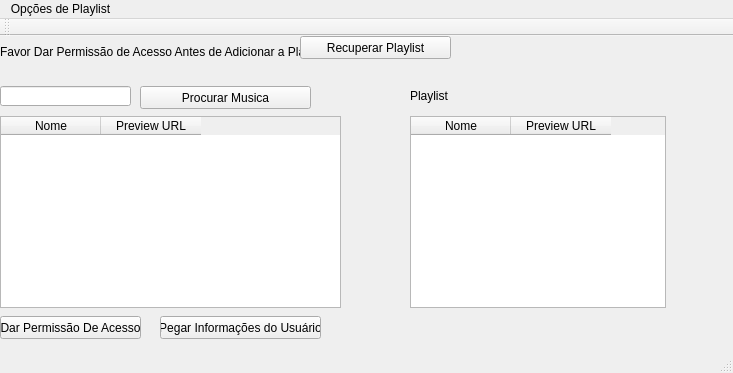
<?xml version="1.0" encoding="UTF-8"?>
<ui version="4.0">
 <class>MainWindow</class>
 <widget class="QMainWindow" name="MainWindow">
  <property name="geometry">
   <rect>
    <x>0</x>
    <y>0</y>
    <width>733</width>
    <height>373</height>
   </rect>
  </property>
  <property name="windowTitle">
   <string>MainWindow</string>
  </property>
  <widget class="QWidget" name="centralWidget">
   <widget class="QPushButton" name="permissionButton">
    <property name="geometry">
     <rect>
      <x>0</x>
      <y>280</y>
      <width>141</width>
      <height>23</height>
     </rect>
    </property>
    <property name="text">
     <string>Dar Permissão De Acesso</string>
    </property>
   </widget>
   <widget class="QLabel" name="label">
    <property name="geometry">
     <rect>
      <x>0</x>
      <y>0</y>
      <width>321</width>
      <height>31</height>
     </rect>
    </property>
    <property name="text">
     <string>Favor Dar Permissão de Acesso Antes de Adicionar a Playlist</string>
    </property>
   </widget>
   <widget class="QPushButton" name="retrieveUserInfoButton">
    <property name="geometry">
     <rect>
      <x>160</x>
      <y>280</y>
      <width>161</width>
      <height>23</height>
     </rect>
    </property>
    <property name="text">
     <string>Pegar Informações do Usuário</string>
    </property>
   </widget>
   <widget class="QPushButton" name="recoverUserPlaylist">
    <property name="geometry">
     <rect>
      <x>300</x>
      <y>0</y>
      <width>151</width>
      <height>23</height>
     </rect>
    </property>
    <property name="text">
     <string>Recuperar Playlist</string>
    </property>
   </widget>
   <widget class="QTableWidget" name="tableWidget">
    <property name="geometry">
     <rect>
      <x>0</x>
      <y>80</y>
      <width>341</width>
      <height>192</height>
     </rect>
    </property>
    <column>
     <property name="text">
      <string>Nome</string>
     </property>
    </column>
    <column>
     <property name="text">
      <string>Preview URL</string>
     </property>
    </column>
   </widget>
   <widget class="QPushButton" name="searchButton">
    <property name="geometry">
     <rect>
      <x>140</x>
      <y>50</y>
      <width>171</width>
      <height>23</height>
     </rect>
    </property>
    <property name="text">
     <string>Procurar Musica</string>
    </property>
   </widget>
   <widget class="QLineEdit" name="searchLine">
    <property name="geometry">
     <rect>
      <x>0</x>
      <y>50</y>
      <width>131</width>
      <height>20</height>
     </rect>
    </property>
   </widget>
   <widget class="QTableWidget" name="tableWidget_2">
    <property name="geometry">
     <rect>
      <x>410</x>
      <y>80</y>
      <width>256</width>
      <height>192</height>
     </rect>
    </property>
    <column>
     <property name="text">
      <string>Nome</string>
     </property>
    </column>
    <column>
     <property name="text">
      <string>Preview URL</string>
     </property>
    </column>
   </widget>
   <widget class="QLabel" name="label_2">
    <property name="geometry">
     <rect>
      <x>410</x>
      <y>50</y>
      <width>121</width>
      <height>20</height>
     </rect>
    </property>
    <property name="text">
     <string>Playlist</string>
    </property>
   </widget>
  </widget>
  <widget class="QMenuBar" name="menuBar">
   <property name="geometry">
    <rect>
     <x>0</x>
     <y>0</y>
     <width>733</width>
     <height>21</height>
    </rect>
   </property>
   <widget class="QMenu" name="menuOp_es_de_Playlist">
    <property name="title">
     <string>Opções de Playlist</string>
    </property>
    <addaction name="actionSalvar"/>
    <addaction name="actionCarregar"/>
   </widget>
   <addaction name="menuOp_es_de_Playlist"/>
  </widget>
  <widget class="QToolBar" name="mainToolBar">
   <attribute name="toolBarArea">
    <enum>TopToolBarArea</enum>
   </attribute>
   <attribute name="toolBarBreak">
    <bool>false</bool>
   </attribute>
  </widget>
  <widget class="QStatusBar" name="statusBar"/>
  <action name="actionSalvar">
   <property name="text">
    <string>Salvar</string>
   </property>
  </action>
  <action name="actionCarregar">
   <property name="text">
    <string>Carregar</string>
   </property>
  </action>
 </widget>
 <layoutdefault spacing="6" margin="11"/>
 <resources/>
 <connections/>
</ui>
